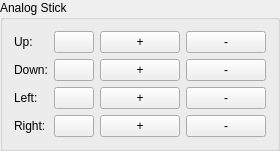
        <widget class="QGroupBox" name="analogStickGroupBox">
         <property name="sizePolicy">
          <sizepolicy hsizetype="Preferred" vsizetype="Preferred">
           <horstretch>0</horstretch>
           <verstretch>0</verstretch>
          </sizepolicy>
         </property>
         <property name="title">
          <string>Analog Stick</string>
         </property>
         <property name="flat">
          <bool>false</bool>
         </property>
         <property name="checkable">
          <bool>false</bool>
         </property>
         <layout class="QHBoxLayout" name="horizontalLayout_12">
          <item>
           <layout class="QVBoxLayout" name="verticalLayout_12">
            <item>
             <widget class="QLabel" name="label_23">
              <property name="sizePolicy">
               <sizepolicy hsizetype="Minimum" vsizetype="Preferred">
                <horstretch>0</horstretch>
                <verstretch>0</verstretch>
               </sizepolicy>
              </property>
              <property name="text">
               <string>Up:</string>
              </property>
             </widget>
            </item>
            <item>
             <widget class="QLabel" name="label_24">
              <property name="sizePolicy">
               <sizepolicy hsizetype="Minimum" vsizetype="Preferred">
                <horstretch>0</horstretch>
                <verstretch>0</verstretch>
               </sizepolicy>
              </property>
              <property name="text">
               <string>Down:</string>
              </property>
             </widget>
            </item>
            <item>
             <widget class="QLabel" name="label_25">
              <property name="sizePolicy">
               <sizepolicy hsizetype="Minimum" vsizetype="Preferred">
                <horstretch>0</horstretch>
                <verstretch>0</verstretch>
               </sizepolicy>
              </property>
              <property name="text">
               <string>Left:</string>
              </property>
             </widget>
            </item>
            <item>
             <widget class="QLabel" name="label_26">
              <property name="sizePolicy">
               <sizepolicy hsizetype="Minimum" vsizetype="Preferred">
                <horstretch>0</horstretch>
                <verstretch>0</verstretch>
               </sizepolicy>
              </property>
              <property name="text">
               <string>Right:</string>
              </property>
             </widget>
            </item>
           </layout>
          </item>
          <item>
           <layout class="QVBoxLayout" name="verticalLayout_2">
            <item>
             <layout class="QHBoxLayout" name="horizontalLayout_23">
              <item>
               <widget class="MappingButton" name="analogStickUpButton">
                <property name="text">
                 <string/>
                </property>
               </widget>
              </item>
              <item>
               <widget class="AddMappingButton" name="analogStickUpAddButton">
                <property name="sizePolicy">
                 <sizepolicy hsizetype="Minimum" vsizetype="Fixed">
                  <horstretch>0</horstretch>
                  <verstretch>0</verstretch>
                 </sizepolicy>
                </property>
                <property name="text">
                 <string>+</string>
                </property>
               </widget>
              </item>
              <item>
               <widget class="RemoveMappingButton" name="analogStickUpRemoveButton">
                <property name="text">
                 <string>-</string>
                </property>
               </widget>
              </item>
             </layout>
            </item>
            <item>
             <layout class="QHBoxLayout" name="horizontalLayout_24">
              <item>
               <widget class="MappingButton" name="analogStickDownButton">
                <property name="text">
                 <string/>
                </property>
               </widget>
              </item>
              <item>
               <widget class="AddMappingButton" name="analogStickDownAddButton">
                <property name="text">
                 <string>+</string>
                </property>
               </widget>
              </item>
              <item>
               <widget class="RemoveMappingButton" name="analogStickDownRemoveButton">
                <property name="text">
                 <string>-</string>
                </property>
               </widget>
              </item>
             </layout>
            </item>
            <item>
             <layout class="QHBoxLayout" name="horizontalLayout_25">
              <item>
               <widget class="MappingButton" name="analogStickLeftButton">
                <property name="text">
                 <string/>
                </property>
               </widget>
              </item>
              <item>
               <widget class="AddMappingButton" name="analogStickLeftAddButton">
                <property name="text">
                 <string>+</string>
                </property>
               </widget>
              </item>
              <item>
               <widget class="RemoveMappingButton" name="analogStickLeftRemoveButton">
                <property name="text">
                 <string>-</string>
                </property>
               </widget>
              </item>
             </layout>
            </item>
            <item>
             <layout class="QHBoxLayout" name="horizontalLayout_26">
              <item>
               <widget class="MappingButton" name="analogStickRightButton">
                <property name="text">
                 <string/>
                </property>
               </widget>
              </item>
              <item>
               <widget class="AddMappingButton" name="analogStickRightAddButton">
                <property name="text">
                 <string>+</string>
                </property>
               </widget>
              </item>
              <item>
               <widget class="RemoveMappingButton" name="analogStickRightRemoveButton">
                <property name="text">
                 <string>-</string>
                </property>
               </widget>
              </item>
             </layout>
            </item>
           </layout>
          </item>
         </layout>
        </widget>
